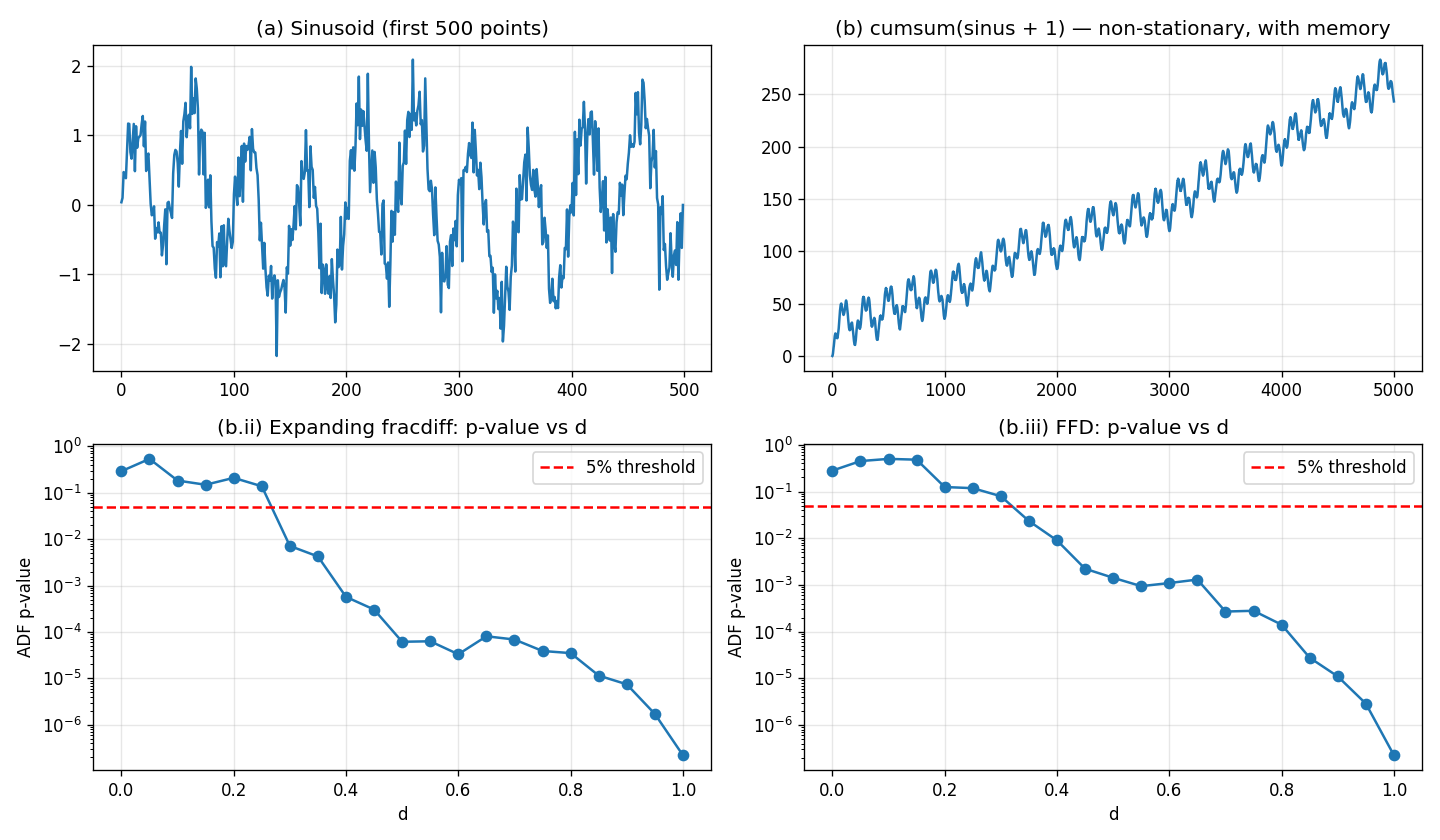

Generate this figure with Python:
"""
Exercise 5.2: ADF tests and fractional differencing on a sinusoid and its
shifted cumulative sum.

(a)     ADF on the raw sinusoid
(b.i)   ADF on the cumulative sum of the shifted sinusoid
(b.ii)  Find minimum d (expanding-window fracdiff) that yields ADF p < 0.05
(b.iii) Find minimum d (FFD)                          that yields ADF p < 0.05

Code written in part with help from Claude code
"""

import numpy as np
import pandas as pd
import matplotlib.pyplot as plt
from statsmodels.tsa.stattools import adfuller

from fracdiff import frac_diff, frac_diff_ffd

# -------------------------------------------------------------------------
# Part (a)
# -------------------------------------------------------------------------
rng = np.random.default_rng(0)
N = 5000
t = np.arange(N)
# A noisy sinusoid (stationary with memory). Pure sine is too "perfectly"
# stationary; a little noise gives the ADF test a realistic problem.
sinus = pd.Series(np.sin(2 * np.pi * t / 50)
                  + 0.5 * np.sin(2 * np.pi * t / 200)
                  + 0.3 * rng.standard_normal(N),
                  index=t, name='sinus')

adf_sin = adfuller(sinus, autolag='AIC')
print("=== (a) ADF on the raw sinusoid ===")
print(f"  ADF statistic: {adf_sin[0]:.4f}")
print(f"  p-value:       {adf_sin[1]:.4g}")
print(f"  Critical values: {adf_sin[4]}")

# -------------------------------------------------------------------------
# Part (b): shift then cumulative sum
# -------------------------------------------------------------------------
shift = 0.05
shifted = sinus + shift
nonstat = shifted.cumsum().rename('nonstat')

adf_ns = adfuller(nonstat, autolag='AIC')
print("\n=== (b.i) ADF on the shifted cumulative-sum series ===")
print(f"  ADF statistic: {adf_ns[0]:.4f}")
print(f"  p-value:       {adf_ns[1]:.4g}")

# -------------------------------------------------------------------------
# (b.ii) Expanding-window fracdiff sweep
# -------------------------------------------------------------------------
print("\n=== (b.ii) Expanding-window fracdiff, thres = 1e-2 ===")
print(f"  {'d':>5} | {'ADF':>10} | {'p-value':>10} | {'len':>5}")
print(f"  ------+------------+------------+------")
ds = np.linspace(0.0, 1.0, 21)
exp_results = []
for d in ds:
    fd = frac_diff(nonstat, d=d, thres=1e-2)
    if len(fd) < 50:
        exp_results.append((d, np.nan, np.nan, len(fd)))
        print(f"  {d:5.2f} | {'--':>10} | {'--':>10} | {len(fd):>5}")
        continue
    adf = adfuller(fd, autolag='AIC')
    exp_results.append((d, adf[0], adf[1], len(fd)))
    print(f"  {d:5.2f} | {adf[0]:10.4f} | {adf[1]:10.4g} | {len(fd):>5}")

exp_min_d = next((d for d, _, p, _ in exp_results if not np.isnan(p) and p < 0.05), None)
print(f"\n  Minimum d with p < 0.05 (expanding): {exp_min_d}")

# -------------------------------------------------------------------------
# (b.iii) FFD sweep
# -------------------------------------------------------------------------
print("\n=== (b.iii) FFD, thres = 1e-5 ===")
print(f"  {'d':>5} | {'ADF':>10} | {'p-value':>10} | {'len':>5}")
print(f"  ------+------------+------------+------")
ffd_results = []
for d in ds:
    fd = frac_diff_ffd(nonstat, d=d, thres=1e-5)
    if len(fd) < 50:
        ffd_results.append((d, np.nan, np.nan, len(fd)))
        print(f"  {d:5.2f} | {'--':>10} | {'--':>10} | {len(fd):>5}")
        continue
    adf = adfuller(fd, autolag='AIC')
    ffd_results.append((d, adf[0], adf[1], len(fd)))
    print(f"  {d:5.2f} | {adf[0]:10.4f} | {adf[1]:10.4g} | {len(fd):>5}")

ffd_min_d = next((d for d, _, p, _ in ffd_results if not np.isnan(p) and p < 0.05), None)
print(f"\n  Minimum d with p < 0.05 (FFD): {ffd_min_d}")

# -------------------------------------------------------------------------
# Plots
# -------------------------------------------------------------------------
fig, axes = plt.subplots(2, 2, figsize=(12, 7))

axes[0, 0].plot(sinus.iloc[:500])
axes[0, 0].set_title('(a) Sinusoid (first 500 points)')
axes[0, 0].grid(alpha=0.3)

axes[0, 1].plot(nonstat)
axes[0, 1].set_title('(b) cumsum(sinus + 1) — non-stationary, with memory')
axes[0, 1].grid(alpha=0.3)

exp_ds  = [d for d, _, p, _ in exp_results if not np.isnan(p)]
exp_pvs = [p for _, _, p, _ in exp_results if not np.isnan(p)]
axes[1, 0].plot(exp_ds, exp_pvs, 'o-')
axes[1, 0].axhline(0.05, linestyle='--', color='red', label='5% threshold')
axes[1, 0].set_xlabel('d'); axes[1, 0].set_ylabel('ADF p-value')
axes[1, 0].set_title('(b.ii) Expanding fracdiff: p-value vs d')
axes[1, 0].set_yscale('log')
axes[1, 0].legend(); axes[1, 0].grid(alpha=0.3)

ffd_ds  = [d for d, _, p, _ in ffd_results if not np.isnan(p)]
ffd_pvs = [p for _, _, p, _ in ffd_results if not np.isnan(p)]
axes[1, 1].plot(ffd_ds, ffd_pvs, 'o-')
axes[1, 1].axhline(0.05, linestyle='--', color='red', label='5% threshold')
axes[1, 1].set_xlabel('d'); axes[1, 1].set_ylabel('ADF p-value')
axes[1, 1].set_title('(b.iii) FFD: p-value vs d')
axes[1, 1].set_yscale('log')
axes[1, 1].legend(); axes[1, 1].grid(alpha=0.3)

plt.tight_layout()
plt.savefig('ex_5_1.png', dpi=120)
print("\nSaved ex_5_1.png")
